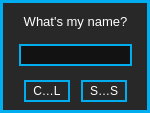
<?xml version="1.0" encoding="UTF-8"?>
<ui version="4.0">
 <class>saveAsDialogForm</class>
 <widget class="QWidget" name="saveAsDialogForm">
  <property name="geometry">
   <rect>
    <x>0</x>
    <y>0</y>
    <width>150</width>
    <height>113</height>
   </rect>
  </property>
  <property name="windowTitle">
   <string>Save As...</string>
  </property>
  <property name="styleSheet">
   <string notr="true">QWidget
{
	background:	 rgb(40, 40, 40);
	border: 3px solid rgb(0,174,239);
}

/* ---------- QLabels ------------*/
QLabel
{
	background:		rgba(0,0,0,0);
	color: 				white;
	font: 				10pt &quot;Futura-Normal&quot;;
	border:				none;
}

QLabel:hover
{
	border:				none;
}  

/*-------QPushButton-------*/
QPushButton
{
	font: 8px &quot;Futura-Normal&quot;;
	color: white;
	border: 2px solid rgb(0, 174, 239);
}

QPushButton:pressed
{
	background-color: rgb(0, 174, 239);
}

/*-------QToolButton-------*/
QToolButton
{
	font: 8px &quot;Futura-Normal&quot;;
	color: white;
	border: 2px solid rgb(0, 174, 239);
}

QToolButton:pressed
{
	background-color: rgb(0, 174, 239);
}

/* ---------- QLineEdit ------------*/
QLineEdit
{
	font: 9pt &quot;Futura-Normal&quot;;
	background: rgb(18, 18, 18);
	border: 2px solid rgb(0, 174, 239);
	border-radius: 0px;
	color: white;
	padding-left: 2px;
	padding-bottom: 2px;
}

QLineEdit:focus
{
	font: 9pt &quot;Futura-Normal&quot;;
	background: rgb(18, 18, 18);
	border: 1px solid rgb(0, 174, 239);
	border-radius: 0px;
	color: white;
	padding-left: 2px;
	padding-bottom: 2px;
}

/*-------QToolTip-------*/
QToolTip
{
	font: 9px &quot;Futura-Normal&quot;;
	color: rgb(255, 255, 255);
	background: rgba(40, 40, 40, 140);
	border: 1px solid rgb(120, 120, 120);
	padding: 2px;
	width: 22px;
}</string>
  </property>
  <widget class="QLineEdit" name="name">
   <property name="geometry">
    <rect>
     <x>19</x>
     <y>44</y>
     <width>113</width>
     <height>22</height>
    </rect>
   </property>
   <property name="toolTip">
    <string>You shall be called...</string>
   </property>
  </widget>
  <widget class="QToolButton" name="cancel">
   <property name="geometry">
    <rect>
     <x>24</x>
     <y>80</y>
     <width>46</width>
     <height>22</height>
    </rect>
   </property>
   <property name="toolTip">
    <string>I've changed my mind. &lt;br&gt;I don't want a new preset. Not yet...</string>
   </property>
   <property name="text">
    <string>CANCEL</string>
   </property>
  </widget>
  <widget class="QToolButton" name="save">
   <property name="geometry">
    <rect>
     <x>81</x>
     <y>80</y>
     <width>46</width>
     <height>22</height>
    </rect>
   </property>
   <property name="toolTip">
    <string>Saves a shiny, new preset.</string>
   </property>
   <property name="text">
    <string>SAVE AS</string>
   </property>
  </widget>
  <widget class="QLabel" name="label">
   <property name="geometry">
    <rect>
     <x>19</x>
     <y>8</y>
     <width>113</width>
     <height>28</height>
    </rect>
   </property>
   <property name="text">
    <string>&lt;!DOCTYPE HTML PUBLIC &quot;-//W3C//DTD HTML 4.0//EN&quot; &quot;http://www.w3.org/TR/REC-html40/strict.dtd&quot;&gt;
&lt;html&gt;&lt;head&gt;&lt;meta name=&quot;qrichtext&quot; content=&quot;1&quot; /&gt;&lt;style type=&quot;text/css&quot;&gt;
p, li { white-space: pre-wrap; }
&lt;/style&gt;&lt;/head&gt;&lt;body style=&quot; font-family:'Futura-Normal'; font-size:10pt; font-weight:400; font-style:normal;&quot;&gt;
&lt;p style=&quot; margin-top:0px; margin-bottom:0px; margin-left:0px; margin-right:0px; -qt-block-indent:0; text-indent:0px;&quot;&gt;&lt;span style=&quot; font-family:'Futura-Normal';&quot;&gt;What's my name?&lt;/span&gt;&lt;/p&gt;&lt;/body&gt;&lt;/html&gt;</string>
   </property>
   <property name="alignment">
    <set>Qt::AlignCenter</set>
   </property>
  </widget>
 </widget>
 <resources/>
 <connections/>
</ui>
